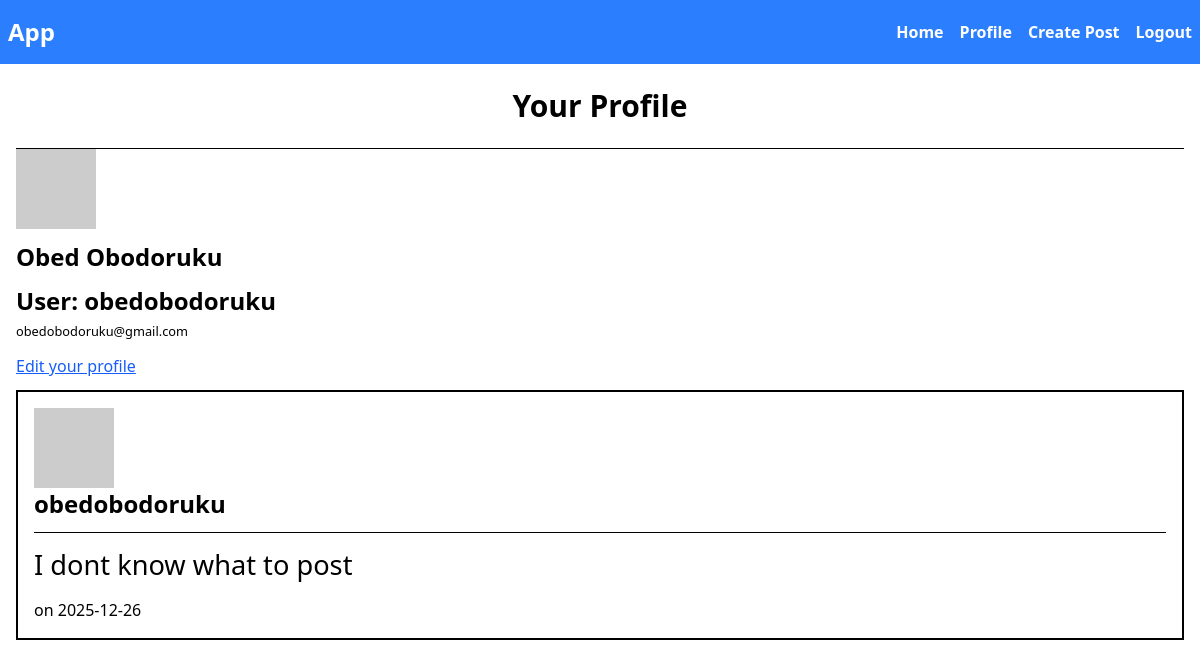
Page /user (signed in) on the earlier database version.
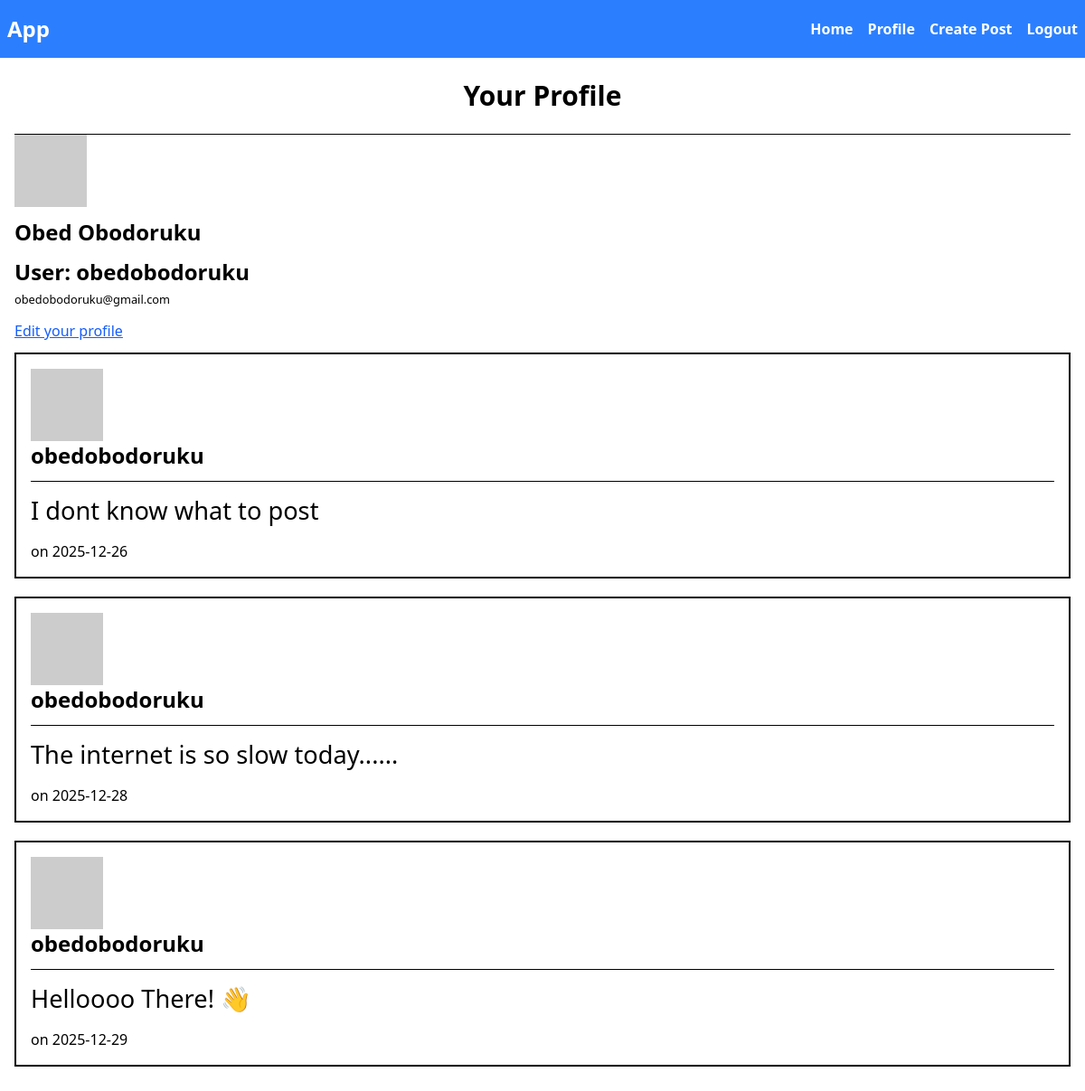
Same page on the later database version.
### app/models.py (models this page shows, shortened)
class Post(db.Model):
    id = db.Column(db.Integer, primary_key=True)
    content = db.Column(db.Text, nullable=False)
    date_posted = db.Column(db.DateTime, nullable=False, default=datetime.utcnow)
    user_id = db.Column(db.Integer, db.ForeignKey("user.id"), nullable=False)
    replies = db.relationship("Reply", backref="post", lazy=True, cascade="all, delete-orphan")

class User(db.Model, UserMixin):
    id = db.Column(db.Integer, primary_key=True)
    username = db.Column(db.String(150), unique=True, nullable=False)
    name = db.Column(db.String(150), default="user")
    email = db.Column(db.String(150), unique=True, nullable=False)
    password = db.Column(db.String(200), nullable=False)
    posts = db.relationship("Post", backref="user", lazy=True)
    replies = db.relationship(
        "Reply",
        backref="user",
        lazy=True,
        cascade="all, delete-orphan"
    )
    def avatar(self, size):
        digest = md5(self.email.lower().encode('utf-8')).hexdigest()
        return f'https://www.gravatar.com/avatar/{digest}?d=identicon&s={size}'

### app/routes.py (the view)
@app.route("/user", methods=["GET", "POST"])
@login_required
def account():
    user = User.query.filter_by(username=current_user.username).first_or_404()
    posts = Post.query.filter_by(user=user).all()
    return render_template("account.html",user=user, posts=posts, title=f"{current_user.username}'s Account", )

### app/models.py (called while the page is built)
@login_manager.user_loader
def load_user(user_id):
    return User.query.get(int(user_id))

### app/templates/account.html
{% extends "layout.html" %}
{% block body %}
    <div class="mb-7">
        <div>
            <h1 class="text-center text-3xl font-extrabold my-6">Your Profile</h1>
            <hr>
            <div>
                <img src="{{ current_user.avatar(128) }}" alt="User avatar">
                <h4 class="my-3 text-2xl font-bold">{{ current_user.name }}</h4>
                <h3 class="mt-3 text-[1.3rem]"><span class="text-2xl font-bold mb-3">User: {{ current_user.username }}</span></h3>
                <small>{{ current_user.email }}</small>
            </div>
            <div class="my-3">
                <a class="text-blue-600 underline" href="{{ url_for('edit_profile') }}">Edit your profile</a>
            </div>
            {% for post in posts %}
                <div class="border-2 border-solid border-black mb-5 p-4">
                    <div>
                        <img src="{{ post.user.avatar(36) }}" alt="user pfp" />
                        <h4 class="text-2xl font-bold mb-3">{{ current_user.username }}</h4>
                    </div>
                <hr>
                <div class="my-3">
                    <p class="text-[1.7rem]">{{ post.content }}</p>
                </div>
                <div>
                    <span>
                        on {{ post.date_posted.strftime('%Y-%m-%d') if post.date_posted else 'N/A' }}
                    </span>
                </div>
            </div>
            {% endfor %}
        </div>
    </div>
{% endblock %}

Differences in the rows shown:
added Post: {{ current_user.username }} "obedobodoruku", content "The internet is so slow today......", date_posted "2025-12-28"
added Post: {{ current_user.username }} "obedobodoruku", content "Helloooo There! 👋", date_posted "2025-12-29"
